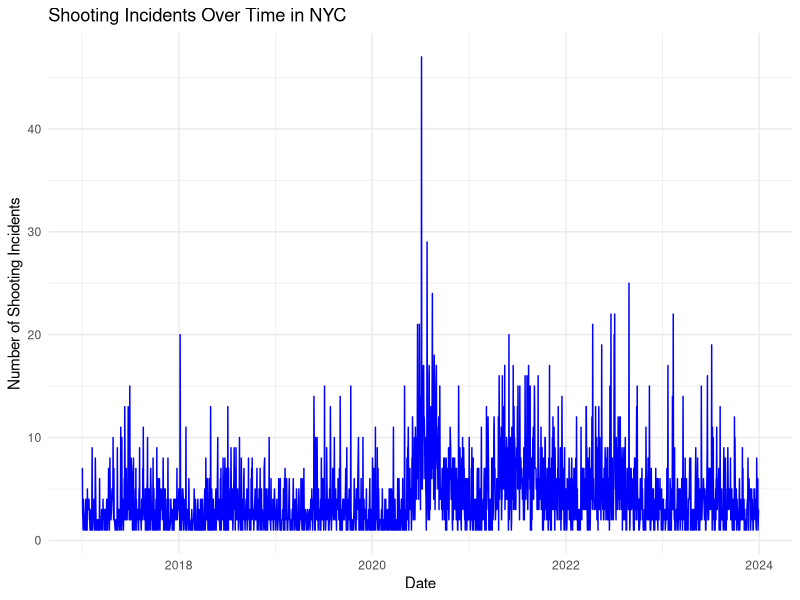
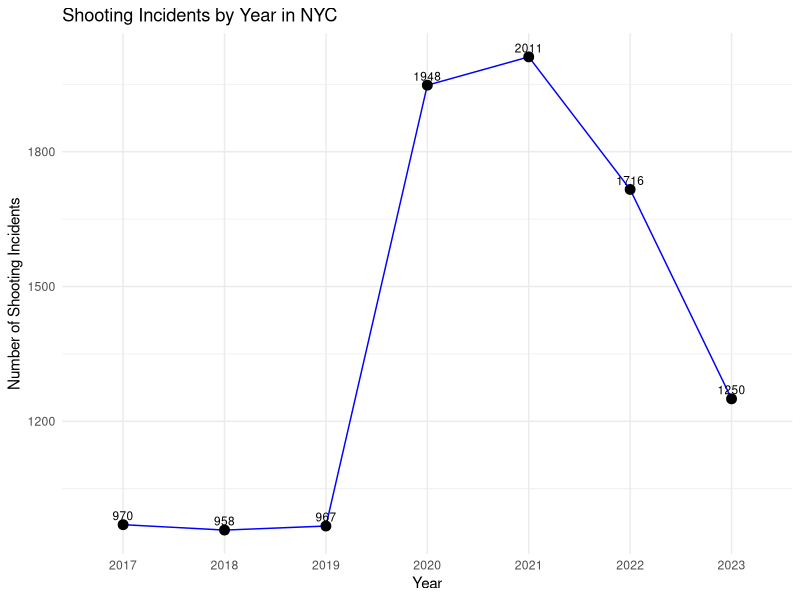
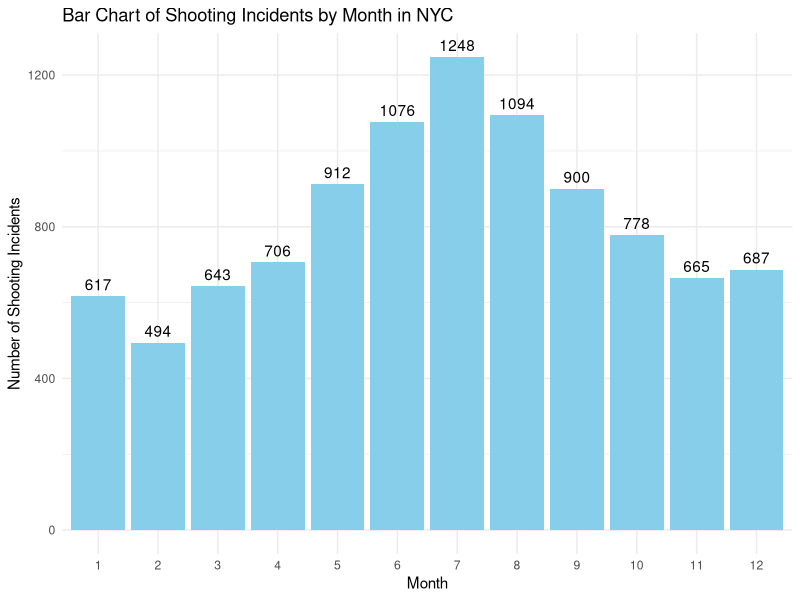
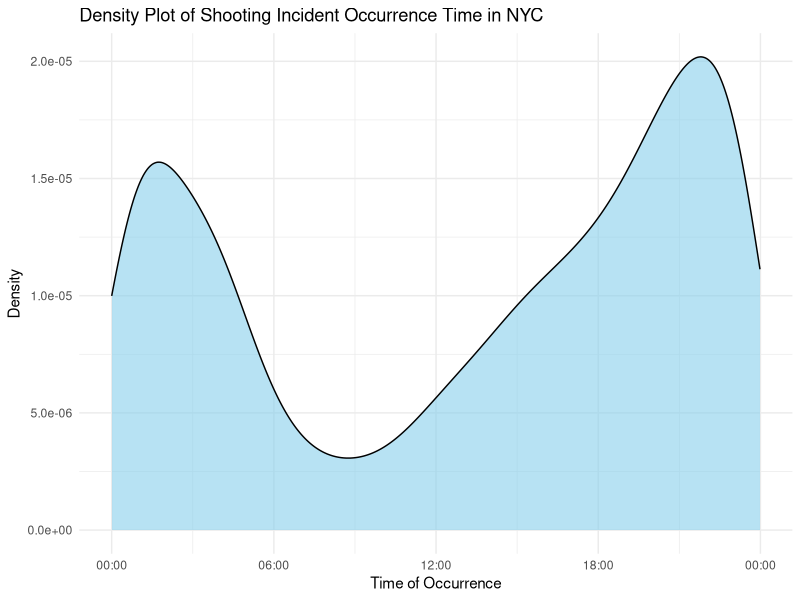

The R source for these figures, in order:
## ---- chunk 1
library(ggplot2)
library(readxl)
library(readr)
library(dplyr)
library(knitr)
library(tidyr)
## ---- chunk 2
# Load the dataset
df_descriptive=read_csv("data_final.csv")
## ---- chunk 3
# Converting OCCUR_DATE to Date type
df_descriptive$OCCUR_DATE <- as.Date(df_descriptive$OCCUR_DATE, format = "%Y-%m-%d")

# Grouping the data by date to count the number of incidents
date_counts <- as.data.frame(table(df_descriptive$OCCUR_DATE))
colnames(date_counts) <- c('Date', 'Count')
date_counts$Date <- as.Date(date_counts$Date)

# Plotting the line chart for shooting incidents over time
ggplot(date_counts, aes(x = Date, y = Count)) +
  geom_line(color = 'blue') +
  labs(title = 'Shooting Incidents Over Time in NYC',
       x = 'Date',
       y = 'Number of Shooting Incidents') +
  theme_minimal()
## ---- chunk 4
# Grouping the data by year to count the number of incidents
df_descriptive$Year <- as.factor(df_descriptive$Year)
year_counts <- as.data.frame(table(df_descriptive$Year))
colnames(year_counts) <- c('Year', 'Count')


# Plotting the line chart for shooting incidents by year with data points labeled
ggplot(year_counts, aes(x = Year, y = Count, group = 1)) +
  geom_line(color = 'blue') +
  geom_point(size = 3) +
  geom_text(aes(label = Count), vjust = -0.5, size = 3) +
  labs(title = 'Shooting Incidents by Year in NYC',
       x = 'Year',
       y = 'Number of Shooting Incidents') +
  theme_minimal()
## ---- chunk 5
# Grouping the data by month
df_descriptive$Month <- as.factor(df_descriptive$Month)
month_counts <- as.data.frame(table(df_descriptive$Month))
colnames(month_counts) <- c('Month', 'Count')

# Plotting the bar chart for shooting incidents by month
ggplot(month_counts, aes(x = Month, y = Count)) +
  geom_bar(stat = 'identity', fill = 'skyblue') +
  geom_text(aes(label = Count), vjust = -0.5) +
  labs(title = 'Bar Chart of Shooting Incidents by Month in NYC',
       x = 'Month',
       y = 'Number of Shooting Incidents') +
  theme_minimal()
## ---- chunk 6
# Convert OCCUR_TIME to a proper time format
df_descriptive$OCCUR_TIME <- format(strptime(df_descriptive$OCCUR_TIME, format = "%H:%M:%S"), "%H:%M:%S")

# Plotting the density of the occurrence time
ggplot(df_descriptive, aes(x = as.POSIXct(OCCUR_TIME, format = "%H:%M:%S"))) +
  geom_density(fill = 'skyblue', alpha = 0.6) +
  labs(title = 'Density Plot of Shooting Incident Occurrence Time in NYC',
       x = 'Time of Occurrence',
       y = 'Density') +
  scale_x_datetime(date_labels = "%H:%M") +
  theme_minimal()
## ---- chunk 7

# Table showing Top 10 total incident NTA in Each Borough
incident_by_nta_borough <- df_descriptive %>%
  drop_na() %>%
  group_by(BORO, NTA) %>%
  summarise(total_incidents = n()) %>%
  arrange(BORO, desc(total_incidents)) %>%
  group_by(BORO) %>%
  slice_max(n = 10, order_by = total_incidents) %>%
  select(-total_incidents) %>%
  group_by(BORO) %>%
  mutate(row_num = row_number()) %>%
  pivot_wider(names_from = BORO, values_from = NTA) %>%
  unnest(cols = c(BRONX, BROOKLYN, MANHATTAN, QUEENS, `STATEN ISLAND`)) %>%
  select(row_num, everything())%>%
  slice(1:10)

# Display the table in the desired format
kable(incident_by_nta_borough, caption = "Top 10 NTAs with Total Shooting Incidents in Each Borough (2017-2023)")
## ---- chunk 8
# Table showing Top 10 NTAs with the Highest Total Shooting Incidents
top_10_nta_overall <- df_descriptive %>%
  group_by(BORO, NTA) %>%
  summarise(total_incidents = n(),
            total_population = first(Total_population_nta),
            percent_poverty = first(Percent_poverty),
            percent_education = first(Percent_education)) %>%
  arrange(desc(total_incidents)) %>%
  ungroup() %>%
  slice(1:10) %>%
  select(BORO, NTA, total_incidents, total_population, percent_poverty, percent_education)
# Display the table in the desired format
kable(top_10_nta_overall, digits = 2, caption = "Top 10 NTAs with the Highest Total Shooting Incidents")
## ---- chunk 9
# Get the Top 10 NTAs with the Highest Incident Rate by Year
top_10_incident_rate <- df_descriptive %>%
  distinct(incident_rate_by_year_nta, .keep_all = TRUE) %>%
  filter(NTAType == 'Residential') %>%
  arrange(desc(incident_rate_by_year_nta)) %>%
  slice(1:10)

# Pull information for the Top 10 NTAs
top_10_nta_incident_rate <- top_10_incident_rate %>%
  select(NTA, BORO, incident_rate = incident_rate_by_year_nta,
         total_population = Total_population_nta,
         percent_poverty = Percent_poverty,
         percent_education = Percent_education)

# Display the table in the desired format
kable(top_10_nta_incident_rate, digits = 6, caption = "Top 10 NTAs with the Highest Incident Rate by Year in Each Borough, Including Population, Poverty, and Education Data")
